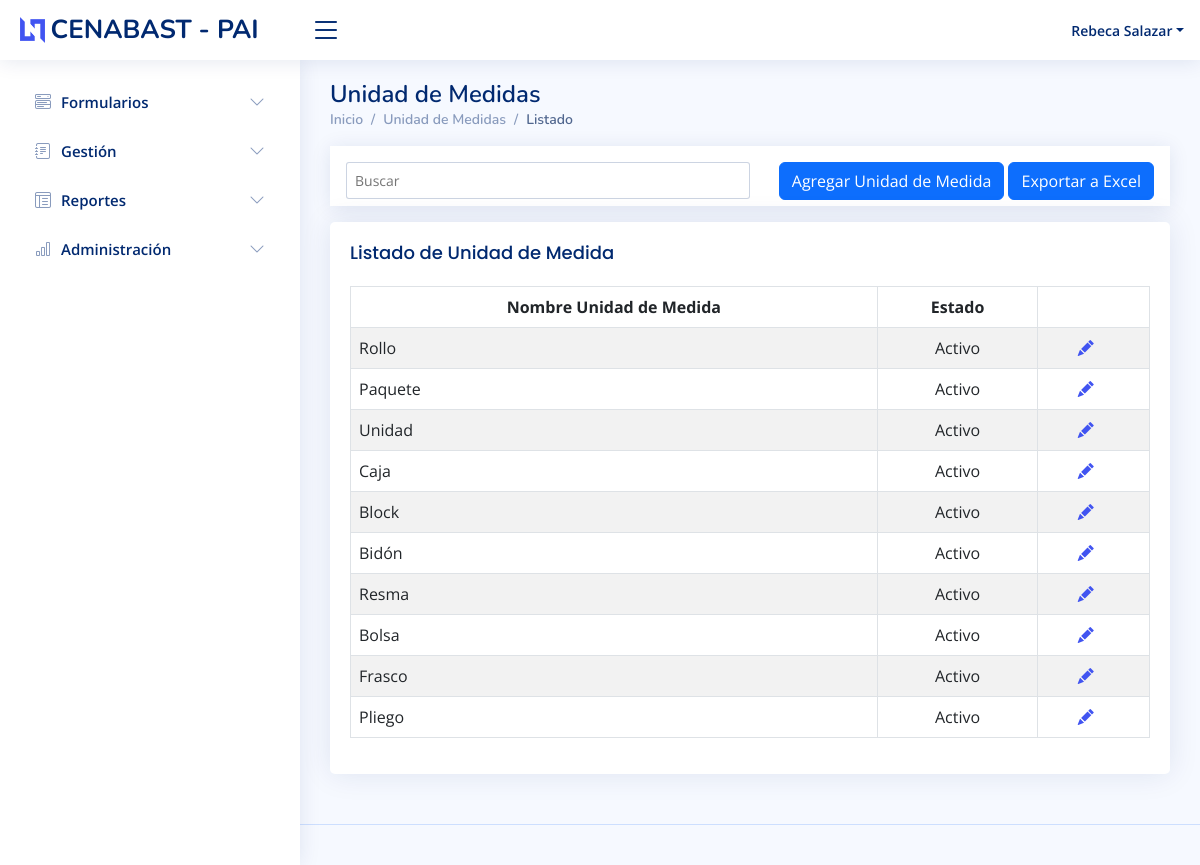
Screenshot of /unidadmedidas-list/ (signed in) with the database file from the repository.
### user/models.py (models this page shows, shortened)
class UserProfile(models.Model):
    user = models.OneToOneField(User, on_delete=models.CASCADE, related_name="userprofile", verbose_name="Usuario")
    rut = models.CharField(max_length=20, verbose_name="Rut", unique=True)
    anexo = models.IntegerField(default=0, blank=True, null=True, verbose_name="Anexo")
    estado = models.BooleanField(default=True, verbose_name="Estado")
    id_perfil = models.ForeignKey(Perfil, on_delete=models.PROTECT, verbose_name="Perfil", default=Perfil.get_default_Perfil(Perfil))
    class Meta:
        ordering = ['id']
    def __str__(self):
        return self.user.first_name + ' ' + self.user.last_name

### insumos/models.py (models this page shows, shortened)
class UnidadMedida(models.Model):
    nombre_unidad_medida = models.CharField(max_length=50, verbose_name="Unidad Medida")
    estado = models.BooleanField(default=True, verbose_name="Estado")
    @register.filter(name="get_estado_unidmedida")
    def get_estado_unidmedida(self):
        edo_unidmedida = UnidadMedida.objects.filter(id = self.id)
        return settings.ESTADO[0][edo_unidmedida[0].estado]

### insumos/views.py (the view)
# urls.py: path('unidadmedidas-list/', login_required(UnidadMedidaList.as_view(), login_url=login_url), name="unidadmedidas-list"),
class UnidadMedidaList(PermissionRequiredMixin, ListView):
    permission_required = ("insumos.view_unidadmedida")
    model = UnidadMedida
    context_object_name = 'unidadmedidas'
    def get_queryset(self):
        queryset = UnidadMedida.objects.all()
        if self.request.GET.keys():
            if self.request.GET.get('buscar') != '':
                keyword = self.request.GET.get('buscar')
                queryset = UnidadMedida.objects.filter( Q(nombre_unidad_medida__icontains=keyword) )
        return queryset

### cargos/models.py (called while the page is built)
    def __str__(self):
        return self.nombre_cargo

### user/models.py (called while the page is built)
    def __str__(self):
        return self.nombre_perfil

### user/templatetags/users_filters.py (called while the page is built)
@register.filter(name="get_nombre_usuario")
def get_nombre_usuario(value):
    userProfile = UserProfile.objects.filter(user__username = value)
    return userProfile[0] if userProfile else ''

@register.filter(name="get_cargo")
def get_cargo(value):
    userCargo = UserCargo.objects.filter(id_usuario = value)
    return userCargo[0].id_cargo if userCargo else ''

@register.filter(name="get_perfil")
def get_perfil(value):
    userPerfil = UserProfile.objects.filter(user = value)
    return userPerfil[0].id_perfil if userPerfil else ''

### insumos/templates/insumos/unidadmedida_list.html (shortened to what this page needs)
{% extends 'insumos/index.html' %}
{% block content %}
    <div class="pagetitle">
      <h1>Unidad de Medidas</h1>
      <nav>
        <ol class="breadcrumb">
          <li class="breadcrumb-item"><a href="{% url 'insumos:unidadmedidas-list' %}">Inicio</a></li>
          <li class="breadcrumb-item">Unidad de Medidas</li>
          <li class="breadcrumb-item active">Listado</li>
        </ol>
      </nav>
    </div>
    <div class="col-12 mb-3">
        {% include 'insumos/searchbar.html' with urllist='insumos:unidadmedidas-list' urlcreate='insumos:unidadmedida-create' btnnombre='Agregar Unidad de Medida' urlextra='insumos:unidadmedida-exportar' btnextra='Exportar a Excel' btnExtraVisible=True %}
    </div>
    <div class="card">
        <div class="card-body">
          <h5 class="card-title">Listado de Unidad de Medida</h5>
        {% if unidadmedidas %}
          <table class="table table-striped table-bordered">
            <thead class="text-center">
                <tr>
                    <th scope="col">Nombre Unidad de Medida</th>
                    <th scope="col">Estado</th>
                    <th scope="col" colspan="2"></th>
                </tr>
            </thead>
            <tbody>
                {% for unimed in unidadmedidas %}
                <tr>
                    <td>{{ unimed.nombre_unidad_medida }}</td>
                    <td class="text-center">{{ unimed.get_estado_unidmedida }}</td>
                    <td class="text-center">
                      <a href="{% url 'insumos:unidadmedida-update' unimed.id %}" data-toggle="tooltip" title="Editar" class="me-2"><i class="bi bi-pencil-fill"></i></a>
                    </td>
                </tr>
                {% endfor %}
            </tbody>
          </table>
        {% else %}
          <h3 class="text-center">No se encontraron categorías</h3>
        {% endif %}
        </div>
    </div>
{% endblock %}

### insumos/templates/insumos/index.html (shortened to what this page needs)
<!DOCTYPE html>
<html lang="es">
{% load static %}
{% load users_filters %}
<head>
  <link href="{% static 'insumos/assets/vendor/bootstrap/css/bootstrap.min.css' %}" rel="stylesheet">
  <link href="{% static 'insumos/assets/vendor/bootstrap-icons/bootstrap-icons.css' %}" rel="stylesheet">
  <link href="{% static 'insumos/assets/vendor/boxicons/css/boxicons.min.css' %}" rel="stylesheet">
  <link href="{% static 'insumos/assets/vendor/quill/quill.snow.css' %}" rel="stylesheet">
  <link href="{% static 'insumos/assets/vendor/quill/quill.bubble.css' %}" rel="stylesheet">
  <link href="{% static 'insumos/assets/vendor/remixicon/remixicon.css' %}" rel="stylesheet">
  <link href="{% static 'insumos/assets/vendor/simple-datatables/style.css' %}" rel="stylesheet">
  <link href="{% static 'insumos/assets/css/insumos.css' %}" rel="stylesheet">
  <link href="{% static 'insumos/assets/select-dist/css/select2.css' %}" rel="stylesheet">
  <link href="{% static 'insumos/assets/select-dist/css/select2-bootstrap-5-theme-1.3.0/select2-bootstrap-5-theme.min.css' %}" rel="stylesheet">
  <link href="{% static 'insumos/assets/css/style.css' %}" rel="stylesheet">
</head>
<body>
  <header id="header" class="header fixed-top d-flex align-items-center">
    <div class="d-flex align-items-center justify-content-between">
      <a href="{% url 'usuarios:main' %}" class="logo d-flex align-items-center">
        <img src="assets/img/logo.png" alt="">
        <span class="d-none d-lg-block">CENABAST - PAI</span>
      </a>
      <i class="bi bi-list toggle-sidebar-btn"></i>
    </div>
    <nav class="header-nav ms-auto">
      <ul class="d-flex align-items-center">
      {% if user.is_authenticated %}
        <li class="nav-item dropdown pe-3">
          <a class="nav-link nav-profile d-flex align-items-center pe-0" href="#" data-bs-toggle="dropdown">
            <span class="d-none d-md-block dropdown-toggle ps-2">{{ user.username|get_nombre_usuario }}</span>
          </a>
        </li>
      {% else %}
        <a class="me-3" href="{% url 'user:login' %}">Login</a>
      {% endif %}
      </ul>
    </nav>
  </header>
  <aside id="sidebar" class="sidebar">
    {% if user.userprofile.id_perfil.id == 1 %}
    <ul class="sidebar-nav" id="sidebar-nav">
      <li class="nav-item">
        <a class="nav-link collapsed" data-bs-target="#formularios-nav" data-bs-toggle="collapse" href="#">
          <i class="bi bi-menu-button-wide"></i><span>Formularios</span><i class="bi bi-chevron-down ms-auto"></i>
        </a>
      </li>
      <li class="nav-item">
        <a class="nav-link collapsed" data-bs-target="#gestion-nav" data-bs-toggle="collapse" href="#">
          <i class="bi bi-journal-text"></i><span>Gestión</span><i class="bi bi-chevron-down ms-auto"></i>
        </a>
      </li>
      <li class="nav-item">
        <a class="nav-link collapsed" data-bs-target="#reportes-nav" data-bs-toggle="collapse" href="#">
          <i class="bi bi-layout-text-window-reverse"></i><span>Reportes</span><i class="bi bi-chevron-down ms-auto"></i>
        </a>
      </li>
      <li class="nav-item">
        <a class="nav-link collapsed" data-bs-target="#administracion-nav" data-bs-toggle="collapse" href="#">
          <i class="bi bi-bar-chart"></i><span>Administración</span><i class="bi bi-chevron-down ms-auto"></i>
        </a>
      </li>
    </ul>
    {% endif %}
  </aside>
  <main id="main" class="main">
    {% block content %}{% endblock %}
  </main>
  <footer id="footer" class="footer">
  </footer>
</body>
</html>

### insumos/static/insumos/assets/css/style.css (style rules this page uses)
:root { scroll-behavior: smooth; }
body { font-family: "Open Sans", sans-serif; background: #f6f9ff; color: #444444; }
a { color: #4154f1; text-decoration: none; }
h1, h2, h3, h4, h5, h6 { font-family: "Nunito", sans-serif; }
#main { margin-top: 60px; padding: 20px 30px; transition: all 0.3s; }
.pagetitle { margin-bottom: 10px; }
.pagetitle h1 { font-size: 24px; margin-bottom: 0; font-weight: 600; color: #012970; }
.card { margin-bottom: 30px; border: none; border-radius: 5px; box-shadow: 0px 0 30px rgba(1, 41, 112, 0.1); }
.card-title { padding: 20px 0 15px 0; font-size: 18px; font-weight: 500; color: #012970; font-family: "Poppins", sans-serif; }
.card-body { padding: 0 20px 20px 20px; }
.breadcrumb { font-size: 14px; font-family: "Nunito", sans-serif; color: #899bbd; font-weight: 600; }
.breadcrumb a { color: #899bbd; transition: 0.3s; }
.breadcrumb .breadcrumb-item::before { color: #899bbd; }
.breadcrumb .active { color: #51678f; font-weight: 600; }
.logo { line-height: 1; }
@media (min-width: 1200px) { .logo { width: 280px; } }
.logo img { max-height: 26px; margin-right: 6px; }
.logo span { font-size: 26px; font-weight: 700; color: #012970; font-family: "Nunito", sans-serif; }
.header { transition: all 0.5s; z-index: 997; height: 60px; box-shadow: 0px 2px 20px rgba(1, 41, 112, 0.1); background-color: #fff; padding-left: 20px; }
.header .toggle-sidebar-btn { font-size: 32px; padding-left: 10px; cursor: pointer; color: #012970; }
.header-nav ul { list-style: none; }
.header-nav>ul { margin: 0; padding: 0; }
.header-nav .nav-profile { color: #012970; }
.header-nav .nav-profile span { font-size: 14px; font-weight: 600; }
.sidebar { position: fixed; top: 60px; left: 0; bottom: 0; width: 300px; z-index: 996; transition: all 0.3s; padding: 20px; overflow-y: auto; scrollbar-width: thin; scrollbar-color: #aab7cf transparent; box-shadow: 0px 0px 20px rgba(1, 41, 112, 0.1); background-color: #fff; }
@media (min-width: 1200px) { #main, #footer { margin-left: 300px; } }
.sidebar-nav { padding: 0; margin: 0; list-style: none; }
.sidebar-nav li { padding: 0; margin: 0; list-style: none; }
.sidebar-nav .nav-item { margin-bottom: 5px; }
.sidebar-nav .nav-link { display: flex; align-items: center; font-size: 15px; font-weight: 600; color: #4154f1; transition: 0.3; background: #f6f9ff; padding: 10px 15px; border-radius: 4px; }
.sidebar-nav .nav-link i { font-size: 16px; margin-right: 10px; color: #4154f1; }
.sidebar-nav .nav-link.collapsed { color: #012970; background: #fff; }
.sidebar-nav .nav-link.collapsed i { color: #899bbd; }
.sidebar-nav .nav-link .bi-chevron-down { margin-right: 0; transition: transform 0.2s ease-in-out; }
.footer { padding: 20px 0; font-size: 14px; transition: all 0.3s; border-top: 1px solid #cddfff; }

### rows the page displays
UnidadMedida: nombre_unidad_medida "Rollo", get_estado_unidmedida "Activo"
UnidadMedida: nombre_unidad_medida "Paquete", get_estado_unidmedida "Activo"
UnidadMedida: nombre_unidad_medida "Unidad", get_estado_unidmedida "Activo"
UnidadMedida: nombre_unidad_medida "Caja", get_estado_unidmedida "Activo"
UnidadMedida: nombre_unidad_medida "Block", get_estado_unidmedida "Activo"
UnidadMedida: nombre_unidad_medida "Bidón", get_estado_unidmedida "Activo"
UnidadMedida: nombre_unidad_medida "Resma", get_estado_unidmedida "Activo"
UnidadMedida: nombre_unidad_medida "Bolsa", get_estado_unidmedida "Activo"
UnidadMedida: nombre_unidad_medida "Frasco", get_estado_unidmedida "Activo"
UnidadMedida: nombre_unidad_medida "Pliego", get_estado_unidmedida "Activo"

### other values shown
{{ user.username|get_nombre_usuario }} "Rebeca Salazar"
{{ btnnombre }} "Agregar Unidad de Medida"
{{ btnextra }} "Exportar a Excel"
